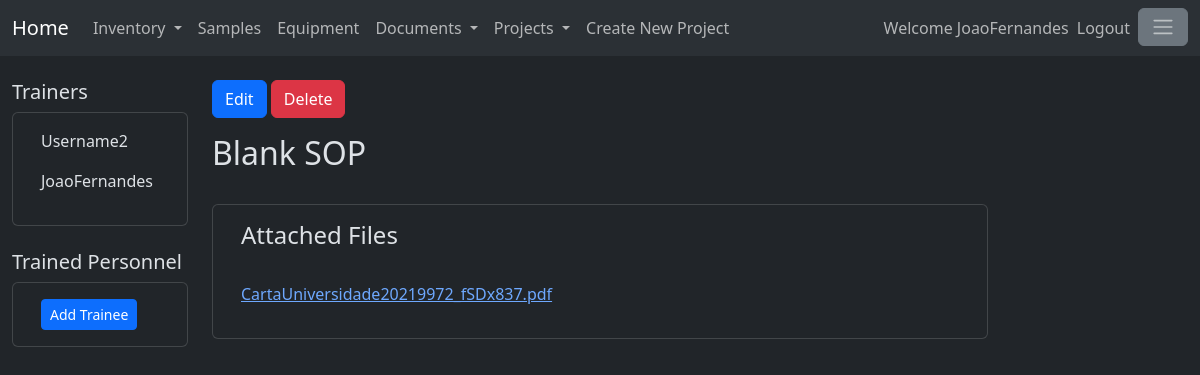
Screenshot of /SOPs/3 (signed in) with the database file from the repository.
### standardoperatingprotocols/models.py (models this page shows, shortened)
class SOP(models.Model):
    title = models.CharField(max_length=200)
    documentBody = RichTextField(blank=True,null=True)
    isEnabled = models.BooleanField(default=True)
    owner = models.ForeignKey(User,on_delete=models.SET_NULL, null=True)
    ownerSignature = models.CharField(max_length=200,default="")
    creationDate = models.DateField(auto_now_add=True)
    linkedAttachment=models.ManyToManyField(SOPAttachments, related_name="linkedAttachment")
    trainer = models.ManyToManyField(User, related_name="trainer")
    trainee = models.ManyToManyField(User, related_name="trainee")

class SOPAttachments(models.Model):
    file=models.FileField(upload_to='documents/%Y/%m/%d',blank=True,null=True)
    def __str__(self) -> str:
        return self.file.name.split("/")[-1]

### standardoperatingprotocols/views.py (the view, shortened to what this page needs)
# urls.py: path('<int:id>', views.SpecificSOP.as_view(), name = 'specificSOP'),
@method_decorator(login_required, name='dispatch')
class SpecificSOP(TemplateView):
    template_name = 'specificSOP.html'
    def get_context_data(self,id):
        context = super().get_context_data()
        SOPModel = SOP.objects.get(id=id)
        if not SOPModel.isEnabled:
            return redirect ("SOPList")
        projects=Projects.objects.filter(isEnabled=True)
        projectform = CreateNewProject()
        SOPModelAttachments = SOPModel.linkedAttachment.all()
        trainerList = SOPModel.trainer.all()
        traineeList = SOPModel.trainee.all()
        context['SOPModel'] = SOPModel
        context['SOPModelAttachments'] = SOPModelAttachments
        context['trainerList'] = trainerList
        context['traineeList'] = traineeList
        context['projects'] = projects
        context['projectform'] = projectform
        return context

### standardoperatingprotocols/templates/specificSOP.html (shortened to what this page needs)
{% extends 'baseSOP.html' %}
{% block leftSide %}
<h5>Trainers</h5>
<div class="card">
    <div class="card-body">
        <div class="container">
            <div class="row align-items-start">
                <div class="col">
                    {% for trainer in trainerList %}
                        <p>{{trainer}}</p>
                    {% endfor %}
                </div>
            </div>
        </div>
    </div>
</div>
<br>
<h5>Trained Personnel</h5>
<div class="card">
    <div class="card-body">
        <div class="container">
            <div class="row align-items-start">
                <div class="col">
                    {% if user in trainerList %}
                        <button type="button" hx-get="{% url 'create-SOPTrainee-form' SOPModel.id %}"
                        hx-target="#traineeforms" hx-swap="beforeend" class="btn btn-primary btn-sm">
                            Add Trainee
                        </button>
                        <br>
                    {% endif %}
                </div>
            </div>
        </div>
    </div>
</div>
{% endblock %}
{% block content %}
<form method="post">
    <button  type="submit" name="edit_report" value="True" class="btn btn-primary">Edit</button>
    <button  type="submit" name="delete_report" value="True" class="btn btn-danger">Delete</button>
</form>
<h2 >{{SOPModel.title}}</h2>
<br>
<div class="card">
    <div class="card-body">
        <div class="container">
            <div class="row align-items-start">
                <div class="col">
                    <h4>Attached Files</h4>
                    <br>
                    {% for linkedAttachment in SOPModelAttachments %}
                        <div class="row align-items-start">
                            <div class="col">
                                <p><a href="{{ linkedAttachment.file.url }}">
                                    {{ linkedAttachment }}
                                </a></p>
                            </div>
                        </div>
                    {% endfor %}
                </div>
            </div>
        </div>
    </div>
</div>
{% endblock %}

### mainpage/templates/base.html (shortened to what this page needs)
<!doctype html>
{% load static %}
{% load crispy_forms_tags %}
<html lang="en" data-bs-theme="dark">
    <head>
        <link href="https://cdn.jsdelivr.net/npm/bootstrap@5.3.1/dist/css/bootstrap.min.css"
        rel="stylesheet"
>
    </head>
    <body>
        <header>
            <nav class="navbar navbar-expand-lg bg-body-tertiary">
                <div class="container-fluid">
                    <a class="navbar-brand"  href="{% url 'homePage' %}">
                        Home
                      </a>
                    <div class="collapse navbar-collapse" id="navbarText">
                        <ul class="navbar-nav me-auto mb-2 mb-lg-0">
                            <li class="nav-item dropdown">
                                <a class="nav-link dropdown-toggle" href="#" role="button" data-bs-toggle="dropdown" aria-expanded="false">
                                        Inventory
                                </a>
                            </li>
                            <li class="nav-item">
                                <a class="nav-link" href="/sampletype">Samples</a>
                            </li>
                            <li class="nav-item">
                                <a class="nav-link" href="/equipment">Equipment</a>
                            </li>
                            <li class="nav-item dropdown">
                                <a class="nav-link dropdown-toggle" href="#" role="button" data-bs-toggle="dropdown" aria-expanded="false">
                                        Documents
                                </a>
                            </li>
                            <li class="nav-item dropdown">
                                <a class="nav-link dropdown-toggle" href="#" role="button" data-bs-toggle="dropdown" aria-expanded="false">
                                        Projects
                                </a>
                            </li>
                            <li><a data-bs-toggle="modal" data-bs-target="#projectModal" class="nav-link" type="button"
                                >Create New Project</a></li>
                        </ul>
                        <ul class="navbar-nav mb-2 mb-lg-0">
                            {% if user.is_authenticated %}
                                <span class="navbar-text">
                                    Welcome {{user.username}}
                                </span>
                                <li class="nav-item">
                                    <a class="nav-link" href="/logout">Logout</a>
                                </li>
                            {% endif %}
                            <li class="nav-item">
                                <button class="btn btn-secondary" type="button" data-bs-toggle="offcanvas"
                                data-bs-target="#offcanvasWithBothOptions" aria-controls="offcanvasWithBothOptions">
                                    <span class="navbar-toggler-icon"></span>
                                </button>
                            </li>
                        </ul>
                    </div>
                </div>
            </nav>
            <br>
        </header>
        <main>
            <div class="container-fluid">
                <div class="row">
                    <div class="col-2">
                        {% if user.is_authenticated %}
                            {% block leftSide %}
                            {% endblock %}
                        {% endif %}
                    </div>
                    <div class="col-8">
                        {% if user.is_authenticated %}
                            {% block content %}
                            {% endblock %}
                        {% else %}
                            {% block login_and_registration %}
                            {% endblock %}
                        {% endif %}
                    </div>
                    <div class="col-2">
                    </div>
                </div>
            </div>
        </main>
    </body>
</html>

### rows the page displays
SOP: title "Blank SOP"
SOPAttachments: file "CartaUniversidade20219972_fSDx837.pdf"

### other values shown
{{ user.username }} "JoaoFernandes"
{{ trainer }} "Username2"
{{ trainer }} "JoaoFernandes"
